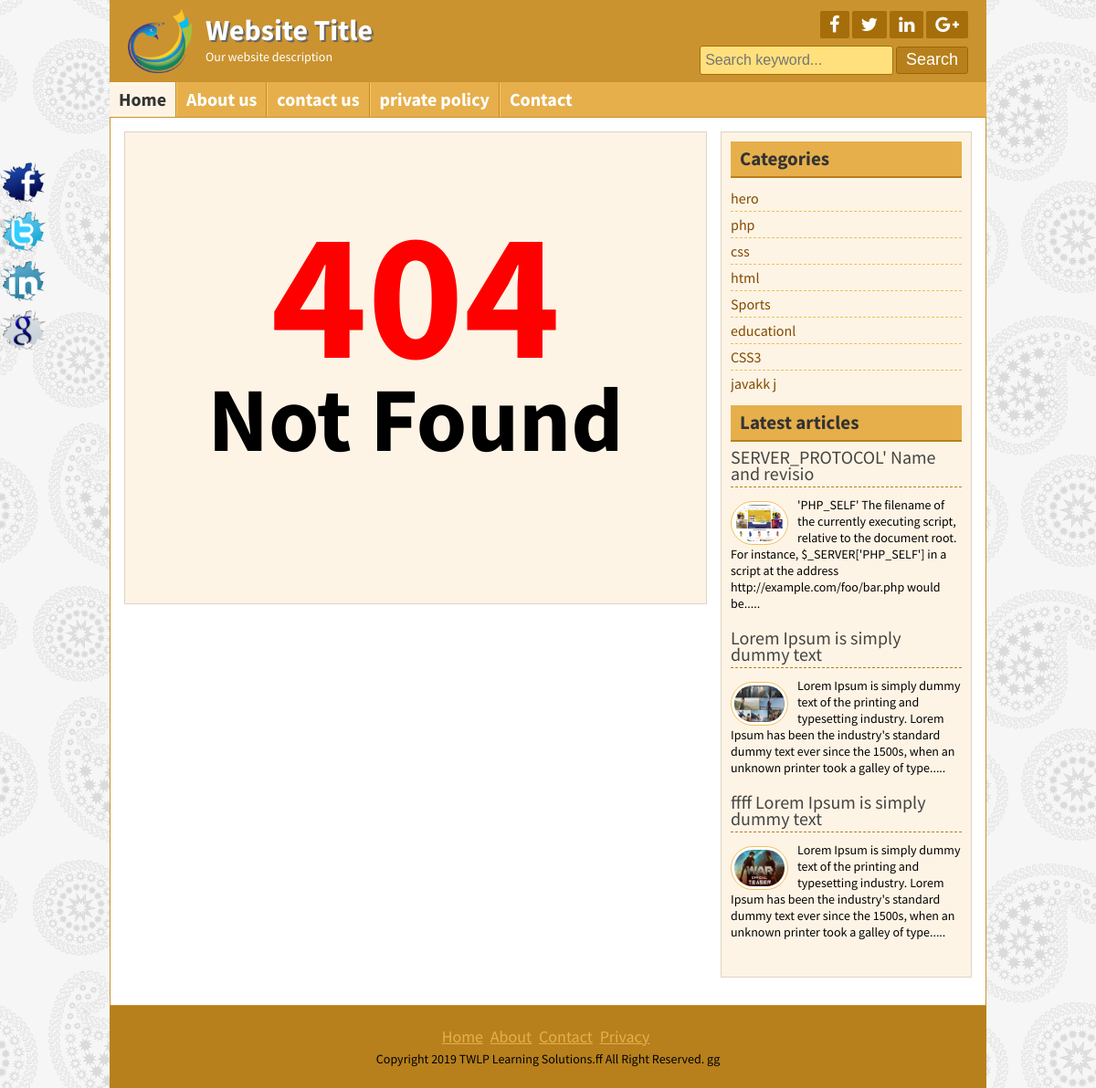
Page /404.php on the committed database.
### tables this page shows
CREATE TABLE `add_page` (
  `id` int(11) NOT NULL,
  `name` varchar(255) NOT NULL,
  `body` text NOT NULL
);

CREATE TABLE `blog_catagory` (
  `id` int(11) NOT NULL,
  `name` varchar(255) NOT NULL
);

CREATE TABLE `blog_post` (
  `id` int(11) NOT NULL,
  `cat` int(11) NOT NULL,
  `title` varchar(255) NOT NULL,
  `body` text NOT NULL,
  `images` varchar(255) NOT NULL,
  `author` varchar(50) NOT NULL,
  `tag` varchar(255) NOT NULL,
  `date` timestamp NOT NULL DEFAULT CURRENT_TIMESTAMP
);

CREATE TABLE `footer_bl` (
  `id` int(11) NOT NULL,
  `copy_fb` varchar(255) NOT NULL
);

### lib/Database.php (called while the page is built, shortened)
<?php
Class Database{
	public $host   = DB_HOST;
	public $user   = DB_USER;
	public $pass   = DB_PASS;
	public $dbname = DB_NAME;
	public $link;
	private function connectDB(){
	$this->link = new mysqli($this->host, $this->user, $this->pass, $this->dbname);
 }
	public function select($query){
		$result = $this->link->query($query) or die($this->link->error.__LINE__);
		if($result->num_rows > 0){
			return $result;
		} else {
			return false;
		}
	}
}

### helpers/Format.php (called while the page is built, shortened)
<?php
class Format
{
	public function textshort($body, $limit= 200){
	    $body = $body. " ";
	    $body = substr($body, 0, $limit);
	    $body = substr($body, 0, strripos($body, ' '));
	    $body = $body. ".....";
	    return $body;
	}
}
?>

### inc/sidbar.php (the view)
<div class="sidebar clear">
			<div class="samesidebar clear">
				<h2>Categories</h2>
					<ul>
					    <?php
		   $query ="select * from blog_catagory";
		   $catagori=  $db->select($query);
		    if($catagori){
		      while ($result =$catagori->fetch_assoc()) {
		   ?>
						<li><a href="posts.php?catagori=<?php echo $result['id']; ?>"><?php echo $result ['name']; ?></a></li>
		<?php }} else{  ?>
		<li>No Category </li>
		<?php } ?>
					</ul>
			</div>
			<div class="samesidebar clear">
				<h2>Latest articles</h2>
				<?php
		   $query ="select * from blog_post order by id desc LIMIT 3";
		   $post=  $db->select($query);
		    if($post){
		      while ($result =$post->fetch_assoc()) {
		   ?>
					<div class="popular clear">
						<h3><a href="#"><?php echo $result ['title']?></a></h3>
						<a href="post.php?id=<?php echo $result['id']; ?>"><img src="admin/<?php echo $result['images']; ?>" alt="post image"/></a>
							<?php echo $fm->textshort($result['body'],200); ?>
					</div>
						<?php } } else{header('Location:404.php'); } ?>
			</div>
		</div>
	</div>

### inc/header.php (shortened to what this page needs)
<?php include 'lib/Database.php'; ?>
<?php include 'helpers/Format.php'; ?>
<?php
$db = new Database();
$fm = new Format();
?>
<!DOCTYPE html>
<html>
<head>
	<link rel="stylesheet" href="font-awesome-4.5.0/css/font-awesome.css">
	<link rel="stylesheet" href="css/nivo-slider.css" type="text/css" media="screen" />
	<link rel="stylesheet" href="style.css">
</head>
<body>
	<div class="headersection templete clear">
		<a href="#">
			<div class="logo">
				<img src="images/logo.png" alt="Logo"/>
				<h2>Website Title</h2>
				<p>Our website description</p>
			</div>
		</a>
		<div class="social clear">
			<div class="icon clear">
				<a href="#" target="_blank"><i class="fa fa-facebook"></i></a>
				<a href="#" target="_blank"><i class="fa fa-twitter"></i></a>
				<a href="#" target="_blank"><i class="fa fa-linkedin"></i></a>
				<a href="#" target="_blank"><i class="fa fa-google-plus"></i></a>
			</div>
			<div class="searchbtn clear">
			<form action="search.php" method="get">
				<input type="text" name="search" placeholder="Search keyword..."/>
				<input type="submit" name="submit" value="Search"/>
			</form>
			</div>
		</div>
	</div>
<div class="navsection templete">
	<ul>
		<li><a id="active" href="index.php">Home</a></li>
		<?php
$query = "select * from add_page ";
$addpagek = $db->select($query);
if ($addpagek) {
    while ($result=$addpagek->fetch_assoc()) {
?>
		<li><a href="page.php?addpageid=<?php echo $result['id'];?>"> <?php echo $result['name'];?></a></li>
		<?php }}  ?>
		<li><a href="contact.php">Contact</a></li>
	</ul>
</div>

### inc/footer.php (shortened to what this page needs)
	<div class="footersection templete clear">
	  <div class="footermenu clear">
		<ul>
			<li><a href="#">Home</a></li>
			<li><a href="#">About</a></li>
			<li><a href="#">Contact</a></li>
			<li><a href="#">Privacy</a></li>
		</ul>
	  </div>
	                  <?php
$query = "select * from footer_bl where id='1'";
$copyright = $db->select($query);
if ($copyright) {
    while ($result= $copyright->fetch_assoc()) {
?>
	  <p><?php echo $result['copy_fb']; ?></p>
	  <?php }} ?>
	</div>
	<div class="fixedicon clear">
		<a href="http://www.facebook.com"><img src="images/fb.png" alt="Facebook"/></a>
		<a href="http://www.twitter.com"><img src="images/tw.png" alt="Twitter"/></a>
		<a href="http://www.linkedin.com"><img src="images/in.png" alt="LinkedIn"/></a>
		<a href="http://www.google.com"><img src="images/gl.png" alt="GooglePlus"/></a>
	</div>
</body>
</html>

### style.css (style rules this page uses)
* { margin:0;padding:0;outline:0 }
body { font-family: 'Source Sans Pro', sans-serif;font-size:14px;line-height:18px;color:#000;background:url(images/bg.png)repeat fixed 0 0 #fff; }
.templete { width:960px;margin:0 auto; }
.clear { overflow:hidden; }
input[type="text"], input[type="email"] { border: 1px solid #cfc5b6; border-radius: 3px; margin-bottom: 5px; padding: 5px; width: 300px; }
input[type="submit"] { background: #b7801c none repeat scroll 0 0; border: 1px solid #e6af4b; color: #fff; cursor: pointer; font-size: 20px; padding: 1px 10px; }
.headersection { background: #ca932f none repeat scroll 0 0; color: #fff; }
.logo { float: left; width: 580px; }
.logo img { float: left; margin-right: 15px; padding-bottom: 10px; padding-left: 20px; padding-top: 10px; width: 70px; }
.logo h2 { color: #fff; font-size: 32px; margin-bottom: 11px; margin-top: 24px; text-shadow: 2px 2px 0 #666; }
.logo p { color:#fff; }
.social { float: right; margin-right: 20px; margin-top: 12px; text-align: right; width: 360px; }
.icon { float: right; }
.icon a { background: #a56e0a none repeat scroll 0 0; border-radius: 2px; color: #fff; display: block; float: left; font-size: 20px; margin-left: 3px; padding: 5px 10px; }
.searchbtn { float: right; margin-top: 8px; }
.searchbtn input[type="text"] { border: 1px solid #A56E0A; width: 200px; background: #FFE07C; font-size: 16px; height: 20px; }
.searchbtn input[type="submit"] { border: 1px solid #9d6602; border-radius: 3px; font-size: 18px; height: 30px; padding-left: 10px; padding-right: 10px; padding-top: 0; cursor: pointer; }
.navsection { background: none repeat scroll 0 0 #e6af4b; min-height: 38px; }
.navsection ul { margin:0;padding:0;list-style:none; }
.navsection ul li { border-left: 1px solid #fdc662; border-right: 1px solid #c18a26; display: block; float: left; position:relative; }
.navsection ul li:first-child { border-left: 0px solid #fdc662; }
.navsection ul li:last-child { border-right: 0px solid #c18a26; }
.navsection ul li a { color: #fff; display: block; font-size: 20px; font-weight: bold; padding: 10px; text-decoration: none; }
.navsection ul li a:hover, #active { background:#FEF4E5;color:#333; }
.sidebar { background: #fef4e5 none repeat scroll 0 0; border: 1px solid #ded4c5; float: right; margin-bottom: 15px; margin-top: 0; padding: 10px; width: 253px; }
.samesidebar { margin-bottom: 10px; }
.samesidebar h2 { background: #e6af4b none repeat scroll 0 0; border-bottom: 2px solid #b7801c; color: #333; margin-bottom: 8px; padding: 10px; }
.samesidebar ul { padding:0;margin:0;list-style:none; }
.samesidebar ul li { border-bottom: 1px dashed #e9c05c; font-size: 16px; padding: 5px 8px 5px 0; }
.samesidebar ul li:last-child { border-bottom: 0px dashed #e9c05c; }
.samesidebar ul li a { color: #814a00; text-decoration: none; }
.popular { margin-bottom: 20px; }
.popular h3 { border-bottom: 1px dashed #b7801c; font-size: 20px; font-weight: normal; margin-bottom: 10px; padding-bottom: 5px; }
.popular h3 a { text-decoration:none;color:#444 }
.popular img { background: #fff none repeat scroll 0 0; border: 1px solid #f6bf5b; border-radius: 30px; float: left; height: 40px; margin-right: 10px; margin-top: 5px; padding: 3px; width: 55px; }
.footersection { height:90px;background:#B7801C;text-align:center }
.footermenu { margin-top: 25px; margin-bottom: 5px; }
.footermenu ul { padding:0;margin:0;list-style:none;text-align:center; }
.footermenu ul li { display:inline-block; }
.footermenu ul li a { color: #E6AF4B; font-size: 18px; margin-right: 5px; }
.fixedicon { left: 0; position: fixed; top: 175px; width: 60px; }
.fixedicon img { width: 50px; }

### rows in the picture
add_page: name "About us"
add_page: name "contact us"
add_page: name "private policy"
blog_catagory: name "hero"
blog_catagory: name "php"
blog_catagory: name "css"
blog_catagory: name "html"
blog_catagory: name "Sports"
blog_catagory: name "educationl"
blog_catagory: name "CSS3"
blog_catagory: name "javakk j"
blog_post: title "SERVER_PROTOCOL' Name and revisio", images (picture), body "'PHP_SELF' The filename of the currently executing script, relative to the document root. For instance, $_SERVER['PHP_SELF'] in a script at the address http://example.com/foo/bar.php would be....."
blog_post: title "Lorem Ipsum is simply dummy text", images (picture), body "Lorem Ipsum is simply dummy text of the printing and typesetting industry. Lorem Ipsum has been the industry's standard dummy text ever since the 1500s, when an unknown printer took a galley of type....."
blog_post: title "ffff Lorem Ipsum is simply dummy text", images (picture), body "Lorem Ipsum is simply dummy text of the printing and typesetting industry. Lorem Ipsum has been the industry's standard dummy text ever since the 1500s, when an unknown printer took a galley of type....."
footer_bl: copy_fb "Copyright 2019 TWLP Learning Solutions.ff All Right Reserved. gg"
